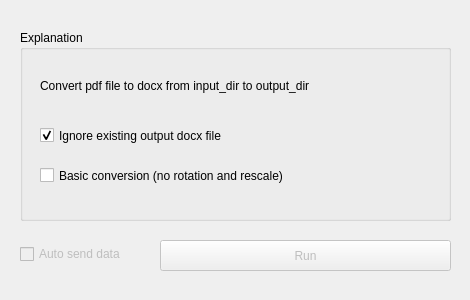
<?xml version="1.0" encoding="UTF-8"?>
<ui version="4.0">
 <class>Form</class>
 <widget class="QWidget" name="Form">
  <property name="geometry">
   <rect>
    <x>0</x>
    <y>0</y>
    <width>470</width>
    <height>300</height>
   </rect>
  </property>
  <property name="windowTitle">
   <string>Form</string>
  </property>
  <widget class="QGroupBox" name="groupBox">
   <property name="geometry">
    <rect>
     <x>20</x>
     <y>30</y>
     <width>431</width>
     <height>191</height>
    </rect>
   </property>
   <property name="title">
    <string>Explanation</string>
   </property>
   <widget class="QLabel" name="Description">
    <property name="geometry">
     <rect>
      <x>20</x>
      <y>40</y>
      <width>431</width>
      <height>31</height>
     </rect>
    </property>
    <property name="text">
     <string>Convert pdf file to docx from input_dir to output_dir</string>
    </property>
    <property name="textFormat">
     <enum>Qt::AutoText</enum>
    </property>
    <property name="alignment">
     <set>Qt::AlignLeading|Qt::AlignLeft|Qt::AlignVCenter</set>
    </property>
    <property name="wordWrap">
     <bool>true</bool>
    </property>
   </widget>
   <widget class="QCheckBox" name="checkBox">
    <property name="geometry">
     <rect>
      <x>20</x>
      <y>90</y>
      <width>231</width>
      <height>31</height>
     </rect>
    </property>
    <property name="text">
     <string>Ignore existing output docx file</string>
    </property>
    <property name="checked">
     <bool>true</bool>
    </property>
   </widget>
   <widget class="QCheckBox" name="checkBox_2">
    <property name="geometry">
     <rect>
      <x>20</x>
      <y>130</y>
      <width>391</width>
      <height>31</height>
     </rect>
    </property>
    <property name="text">
     <string>Basic conversion (no rotation and rescale)</string>
    </property>
    <property name="checked">
     <bool>false</bool>
    </property>
   </widget>
  </widget>
  <widget class="QCheckBox" name="checkBox_send">
   <property name="enabled">
    <bool>false</bool>
   </property>
   <property name="geometry">
    <rect>
     <x>20</x>
     <y>246</y>
     <width>131</width>
     <height>16</height>
    </rect>
   </property>
   <property name="text">
    <string>Auto send data</string>
   </property>
  </widget>
  <widget class="QPushButton" name="pushButton_send">
   <property name="enabled">
    <bool>false</bool>
   </property>
   <property name="geometry">
    <rect>
     <x>160</x>
     <y>240</y>
     <width>291</width>
     <height>31</height>
    </rect>
   </property>
   <property name="text">
    <string>Run</string>
   </property>
  </widget>
 </widget>
 <resources/>
 <connections/>
</ui>
